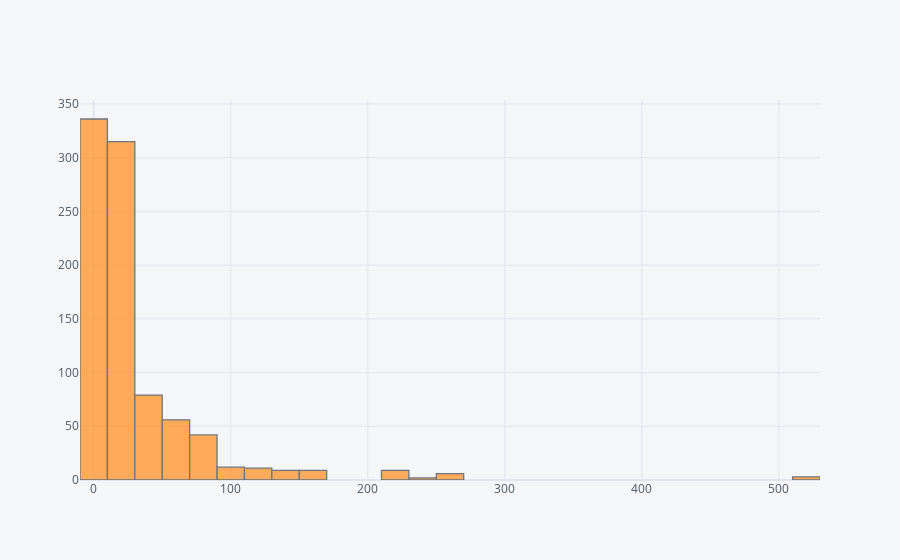

Notebook cell for this chart:
### Code cell
df.Fare.iplot(kind='hist',bins=30)

### Figure 1 — Plotly figure (JSON) as saved in the notebook; plotly's stock layout.template omitted (floating-point values rounded to 4 significant figures; data arrays with more than 128 entries replaced by an {"elided": "..."} marker saying what was removed)
{"data": [{"histfunc": "count", "histnorm": "", "marker": {"color": "rgba(255, 153, 51, 1.0)", "line": {"color": "#4D5663", "width": 1.3}}, "name": "Fare", "nbinsx": 30, "opacity": 0.8, "orientation": "v", "type": "histogram", "x": {"elided": "889 float values"}}], "layout": {"barmode": "overlay", "legend": {"bgcolor": "#F5F6F9", "font": {"color": "#4D5663"}}, "paper_bgcolor": "#F5F6F9", "plot_bgcolor": "#F5F6F9", "title": {"font": {"color": "#4D5663"}}, "xaxis": {"gridcolor": "#E1E5ED", "showgrid": true, "tickfont": {"color": "#4D5663"}, "title": {"font": {"color": "#4D5663"}, "text": ""}, "zerolinecolor": "#E1E5ED"}, "yaxis": {"gridcolor": "#E1E5ED", "showgrid": true, "tickfont": {"color": "#4D5663"}, "title": {"font": {"color": "#4D5663"}, "text": ""}, "zerolinecolor": "#E1E5ED"}}}
